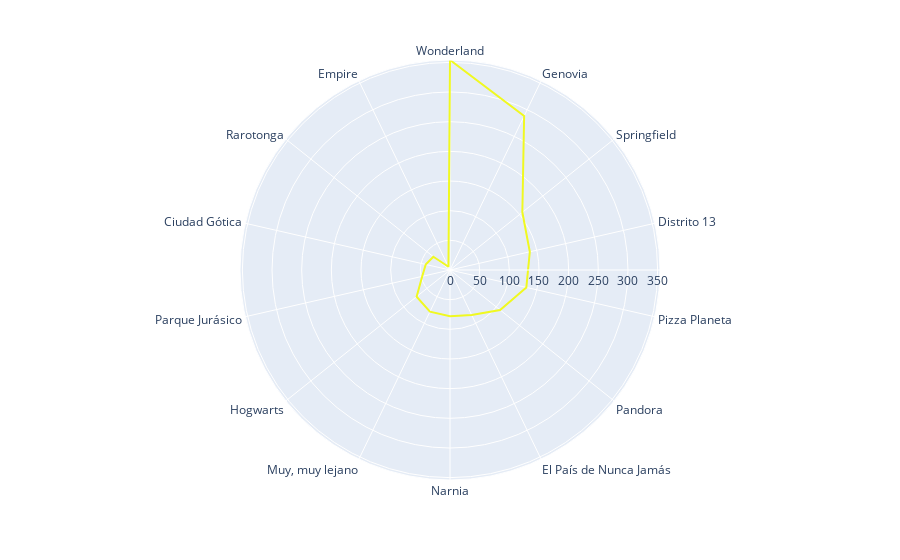

The notebook cell this image was saved under:
### Markdown cell above
#### Graph1 Recidivism by "Campus"

### Code cell
import plotly.express as px
da=df['Campus'].value_counts()
#df = px.data.wind()
fig = px.line_polar(da, r="Campus", theta=['Wonderland','Genovia','Springfield','Distrito 13','Pizza Planeta','Pandora',
 'El País de Nunca Jamás','Narnia','Muy, muy lejano','Hogwarts','Parque Jurásico',
 'Ciudad Gótica','Rarotonga','Empire'], line_close=True,
            color_discrete_sequence=px.colors.sequential.Plasma_r)
fig.show()

### Figure 1 — Plotly figure (JSON) as saved in the notebook; plotly's stock layout.template omitted (floating-point values rounded to 4 significant figures)
{"data": [{"hovertemplate": "Campus=%{r}<br>theta=%{theta}<extra></extra>", "legendgroup": "", "line": {"color": "#f0f921", "dash": "solid"}, "marker": {"symbol": "circle"}, "mode": "lines", "name": "", "r": [354, 288, 156, 138, 132, 108, 84, 78, 78, 72, 48, 42, 36, 6, 354], "showlegend": false, "subplot": "polar", "theta": ["Wonderland", "Genovia", "Springfield", "Distrito 13", "Pizza Planeta", "Pandora", "El País de Nunca Jamás", "Narnia", "Muy, muy lejano", "Hogwarts", "Parque Jurásico", "Ciudad Gótica", "Rarotonga", "Empire", "Wonderland"], "type": "scatterpolar"}], "layout": {"legend": {"tracegroupgap": 0}, "margin": {"t": 60}, "polar": {"angularaxis": {"direction": "clockwise", "rotation": 90}, "domain": {"x": [0, 1], "y": [0, 1]}}}}
